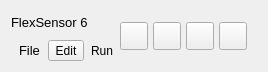
<?xml version="1.0" encoding="UTF-8"?>
<ui version="4.0">
 <class>Form</class>
 <widget class="QWidget" name="Form">
  <property name="geometry">
   <rect>
    <x>0</x>
    <y>0</y>
    <width>256</width>
    <height>68</height>
   </rect>
  </property>
  <property name="windowTitle">
   <string>Form</string>
  </property>
  <layout class="QGridLayout" name="gridLayout">
   <item row="0" column="0">
    <widget class="QFrame" name="contentTopBg">
     <property name="minimumSize">
      <size>
       <width>0</width>
       <height>50</height>
      </size>
     </property>
     <property name="maximumSize">
      <size>
       <width>16777215</width>
       <height>50</height>
      </size>
     </property>
     <property name="frameShape">
      <enum>QFrame::NoFrame</enum>
     </property>
     <property name="frameShadow">
      <enum>QFrame::Raised</enum>
     </property>
     <layout class="QHBoxLayout" name="horizontalLayout">
      <property name="spacing">
       <number>0</number>
      </property>
      <property name="leftMargin">
       <number>0</number>
      </property>
      <property name="topMargin">
       <number>0</number>
      </property>
      <property name="rightMargin">
       <number>10</number>
      </property>
      <property name="bottomMargin">
       <number>0</number>
      </property>
      <item>
       <widget class="QFrame" name="leftBox">
        <property name="sizePolicy">
         <sizepolicy hsizetype="Expanding" vsizetype="Preferred">
          <horstretch>0</horstretch>
          <verstretch>0</verstretch>
         </sizepolicy>
        </property>
        <property name="focusPolicy">
         <enum>Qt::NoFocus</enum>
        </property>
        <property name="frameShape">
         <enum>QFrame::NoFrame</enum>
        </property>
        <property name="frameShadow">
         <enum>QFrame::Raised</enum>
        </property>
        <layout class="QHBoxLayout" name="horizontalLayout_3">
         <property name="spacing">
          <number>0</number>
         </property>
         <property name="leftMargin">
          <number>0</number>
         </property>
         <property name="topMargin">
          <number>0</number>
         </property>
         <property name="rightMargin">
          <number>0</number>
         </property>
         <property name="bottomMargin">
          <number>0</number>
         </property>
         <item>
          <widget class="QFrame" name="verticalFrame">
           <layout class="QFormLayout" name="formLayout">
            <property name="horizontalSpacing">
             <number>0</number>
            </property>
            <property name="leftMargin">
             <number>0</number>
            </property>
            <property name="topMargin">
             <number>0</number>
            </property>
            <property name="rightMargin">
             <number>0</number>
            </property>
            <property name="bottomMargin">
             <number>0</number>
            </property>
            <item row="1" column="0">
             <widget class="QFrame" name="menuBar">
              <property name="sizePolicy">
               <sizepolicy hsizetype="Minimum" vsizetype="Minimum">
                <horstretch>0</horstretch>
                <verstretch>0</verstretch>
               </sizepolicy>
              </property>
              <property name="minimumSize">
               <size>
                <width>0</width>
                <height>0</height>
               </size>
              </property>
              <property name="focusPolicy">
               <enum>Qt::NoFocus</enum>
              </property>
              <property name="frameShadow">
               <enum>QFrame::Raised</enum>
              </property>
              <layout class="QHBoxLayout" name="horizontalLayout_6" stretch="0,0,0">
               <property name="spacing">
                <number>0</number>
               </property>
               <property name="sizeConstraint">
                <enum>QLayout::SetDefaultConstraint</enum>
               </property>
               <property name="leftMargin">
                <number>0</number>
               </property>
               <property name="topMargin">
                <number>0</number>
               </property>
               <property name="rightMargin">
                <number>0</number>
               </property>
               <property name="bottomMargin">
                <number>0</number>
               </property>
               <item>
                <widget class="QToolButton" name="menu_file">
                 <property name="enabled">
                  <bool>true</bool>
                 </property>
                 <property name="sizePolicy">
                  <sizepolicy hsizetype="Fixed" vsizetype="Fixed">
                   <horstretch>0</horstretch>
                   <verstretch>0</verstretch>
                  </sizepolicy>
                 </property>
                 <property name="minimumSize">
                  <size>
                   <width>0</width>
                   <height>16</height>
                  </size>
                 </property>
                 <property name="maximumSize">
                  <size>
                   <width>16777215</width>
                   <height>16777215</height>
                  </size>
                 </property>
                 <property name="font">
                  <font>
                   <pointsize>10</pointsize>
                   <italic>false</italic>
                   <bold>false</bold>
                   <kerning>true</kerning>
                  </font>
                 </property>
                 <property name="mouseTracking">
                  <bool>true</bool>
                 </property>
                 <property name="layoutDirection">
                  <enum>Qt::LeftToRight</enum>
                 </property>
                 <property name="autoFillBackground">
                  <bool>false</bool>
                 </property>
                 <property name="styleSheet">
                  <string notr="true"/>
                 </property>
                 <property name="text">
                  <string>File</string>
                 </property>
                 <property name="checkable">
                  <bool>false</bool>
                 </property>
                 <property name="popupMode">
                  <enum>QToolButton::InstantPopup</enum>
                 </property>
                 <property name="toolButtonStyle">
                  <enum>Qt::ToolButtonTextOnly</enum>
                 </property>
                 <property name="autoRaise">
                  <bool>true</bool>
                 </property>
                </widget>
               </item>
               <item>
                <widget class="QToolButton" name="menu_edit">
                 <property name="text">
                  <string>Edit</string>
                 </property>
                </widget>
               </item>
               <item>
                <widget class="QToolButton" name="menu_run">
                 <property name="minimumSize">
                  <size>
                   <width>0</width>
                   <height>0</height>
                  </size>
                 </property>
                 <property name="styleSheet">
                  <string notr="true"/>
                 </property>
                 <property name="text">
                  <string>Run</string>
                 </property>
                 <property name="popupMode">
                  <enum>QToolButton::InstantPopup</enum>
                 </property>
                 <property name="toolButtonStyle">
                  <enum>Qt::ToolButtonTextOnly</enum>
                 </property>
                 <property name="autoRaise">
                  <bool>true</bool>
                 </property>
                </widget>
               </item>
              </layout>
             </widget>
            </item>
            <item row="0" column="0">
             <widget class="QLabel" name="titleRight">
              <property name="sizePolicy">
               <sizepolicy hsizetype="Preferred" vsizetype="Expanding">
                <horstretch>0</horstretch>
                <verstretch>0</verstretch>
               </sizepolicy>
              </property>
              <property name="maximumSize">
               <size>
                <width>16777215</width>
                <height>45</height>
               </size>
              </property>
              <property name="font">
               <font>
                <pointsize>10</pointsize>
                <italic>false</italic>
                <bold>false</bold>
               </font>
              </property>
              <property name="text">
               <string>FlexSensor 6</string>
              </property>
              <property name="alignment">
               <set>Qt::AlignLeading|Qt::AlignLeft|Qt::AlignVCenter</set>
              </property>
             </widget>
            </item>
           </layout>
          </widget>
         </item>
        </layout>
       </widget>
      </item>
      <item alignment="Qt::AlignRight">
       <widget class="QFrame" name="rightButtons">
        <property name="minimumSize">
         <size>
          <width>0</width>
          <height>28</height>
         </size>
        </property>
        <property name="frameShape">
         <enum>QFrame::NoFrame</enum>
        </property>
        <property name="frameShadow">
         <enum>QFrame::Raised</enum>
        </property>
        <layout class="QHBoxLayout" name="horizontalLayout_2">
         <property name="spacing">
          <number>5</number>
         </property>
         <property name="leftMargin">
          <number>0</number>
         </property>
         <property name="topMargin">
          <number>0</number>
         </property>
         <property name="rightMargin">
          <number>0</number>
         </property>
         <property name="bottomMargin">
          <number>0</number>
         </property>
         <item>
          <widget class="QPushButton" name="settingsTopBtn">
           <property name="minimumSize">
            <size>
             <width>28</width>
             <height>28</height>
            </size>
           </property>
           <property name="maximumSize">
            <size>
             <width>28</width>
             <height>28</height>
            </size>
           </property>
           <property name="cursor">
            <cursorShape>PointingHandCursor</cursorShape>
           </property>
           <property name="toolTip">
            <string>Settings</string>
           </property>
           <property name="text">
            <string/>
           </property>
           <property name="icon">
            <iconset resource="../../../../flexsensor/src/FlexSensor/resources/resources.qrc">
             <normaloff>:/icons/icons/icon_settings.png</normaloff>:/icons/icons/icon_settings.png</iconset>
           </property>
           <property name="iconSize">
            <size>
             <width>20</width>
             <height>20</height>
            </size>
           </property>
          </widget>
         </item>
         <item>
          <widget class="QPushButton" name="minimizeAppBtn">
           <property name="minimumSize">
            <size>
             <width>28</width>
             <height>28</height>
            </size>
           </property>
           <property name="maximumSize">
            <size>
             <width>28</width>
             <height>28</height>
            </size>
           </property>
           <property name="cursor">
            <cursorShape>PointingHandCursor</cursorShape>
           </property>
           <property name="toolTip">
            <string>Minimize</string>
           </property>
           <property name="text">
            <string/>
           </property>
           <property name="icon">
            <iconset resource="../../../../flexsensor/src/FlexSensor/resources/resources.qrc">
             <normaloff>:/icons/icons/icon_minimize.png</normaloff>:/icons/icons/icon_minimize.png</iconset>
           </property>
           <property name="iconSize">
            <size>
             <width>20</width>
             <height>20</height>
            </size>
           </property>
          </widget>
         </item>
         <item>
          <widget class="QPushButton" name="maximizeRestoreAppBtn">
           <property name="minimumSize">
            <size>
             <width>28</width>
             <height>28</height>
            </size>
           </property>
           <property name="maximumSize">
            <size>
             <width>28</width>
             <height>28</height>
            </size>
           </property>
           <property name="font">
            <font>
             <pointsize>10</pointsize>
             <italic>false</italic>
             <bold>false</bold>
             <stylestrategy>PreferDefault</stylestrategy>
            </font>
           </property>
           <property name="cursor">
            <cursorShape>PointingHandCursor</cursorShape>
           </property>
           <property name="toolTip">
            <string>Maximize</string>
           </property>
           <property name="text">
            <string/>
           </property>
           <property name="icon">
            <iconset resource="../../../../flexsensor/src/FlexSensor/resources/resources.qrc">
             <normaloff>:/icons/icons/icon_maximize.png</normaloff>:/icons/icons/icon_maximize.png</iconset>
           </property>
           <property name="iconSize">
            <size>
             <width>20</width>
             <height>20</height>
            </size>
           </property>
          </widget>
         </item>
         <item>
          <widget class="QPushButton" name="closeAppBtn">
           <property name="minimumSize">
            <size>
             <width>28</width>
             <height>28</height>
            </size>
           </property>
           <property name="maximumSize">
            <size>
             <width>28</width>
             <height>28</height>
            </size>
           </property>
           <property name="cursor">
            <cursorShape>PointingHandCursor</cursorShape>
           </property>
           <property name="toolTip">
            <string>Close</string>
           </property>
           <property name="text">
            <string/>
           </property>
           <property name="icon">
            <iconset resource="../../../../flexsensor/src/FlexSensor/resources/resources.qrc">
             <normaloff>:/icons/icons/icon_close.png</normaloff>:/icons/icons/icon_close.png</iconset>
           </property>
           <property name="iconSize">
            <size>
             <width>20</width>
             <height>20</height>
            </size>
           </property>
          </widget>
         </item>
        </layout>
       </widget>
      </item>
     </layout>
    </widget>
   </item>
  </layout>
 </widget>
 <resources>
  <include location="../../../../flexsensor/src/FlexSensor/resources/resources.qrc"/>
 </resources>
 <connections/>
</ui>
